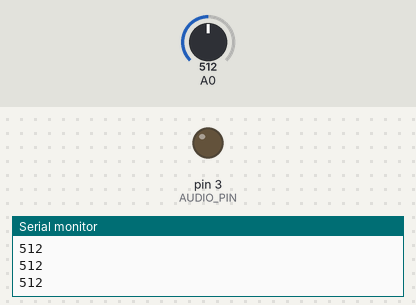
This sketch was run on a simulated Arduino Uno, built with avr-gcc and run on an emulated ATmega328P. Parts: output pins drawn as LEDs (lit = HIGH), the last lines printed to the serial monitor. Dashed ring = blinking. The test bench sets the inputs (shaded band); at power-on: A0 = 512.

Above: at 1.2 s.
1.3 s: A0 set to 105
2.8 s: A0 set to 91
At 2.88 s:
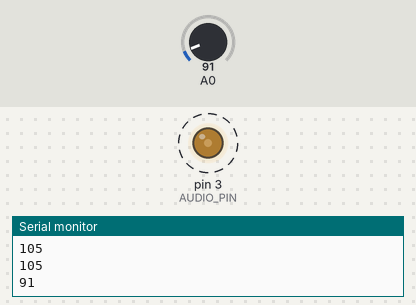
5.8 s: A0 set to 110
At 7.1 s:
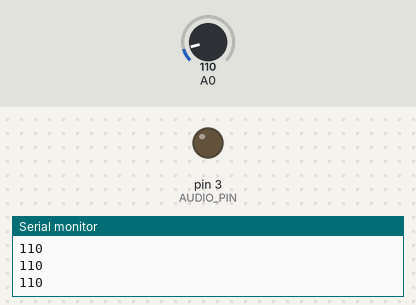
7.4 s: A0 set to 90
At 7.69 s:
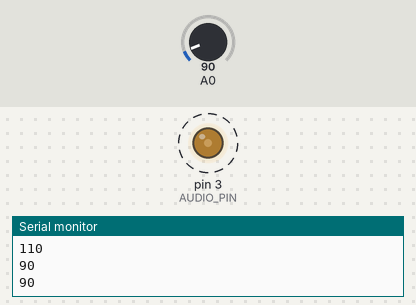
Timing chart, 0 to 11.4 s (numbered marks = the images above; inputs shaded):
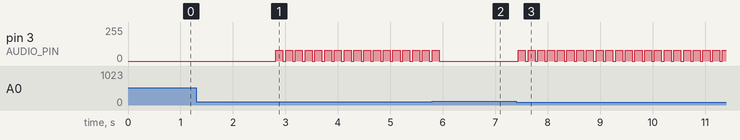

Measured:
- the behaviour switches between 100 and 99 on A0 (found by bisection; images 0 and 1)
- after the input at 2.8 s, pin 3 (AUDIO_PIN): alternates 80/255 for 0.14 s and 0/255 for 0.05 s, starting at once
- after the input at 5.8 s, pin 3 (AUDIO_PIN): goes on until 5.9 s, then stays 0/255
- after the input at 7.4 s, pin 3 (AUDIO_PIN): alternates 80/255 for 0.14 s and 0/255 for 0.05 s, starting at once

The sketch:

audio-try-2.ino
```cpp
#define AUDIO_PIN 3
#define LED_PIN 1
#define SENSOR_PIN 2

int audioInstantAmp;
int delayUs = 1000;
int delayDelta = 1;
bool isOff = false;
int ctr = 0;


void setup() {
  // put your setup code here, to run once:

  pinMode(AUDIO_PIN, OUTPUT);
  pinMode(LED_PIN, OUTPUT);

  pinMode(SENSOR_PIN, INPUT);
  pinMode(A0, INPUT);
  //audioInstantAmp=0;
  Serial.begin(9600);
  audioInstantAmp = 1;
}

void loop() {
  // put your main code here, to run repeatedly:

  delay(50);
  //analogWrite(AUDIO_PIN, 124);
  int sensorVal = analogRead(A0);

  Serial.println(sensorVal);

  if(sensorVal < 100) {

    analogWrite(AUDIO_PIN, 80);
    delay(max(sensorVal * 3/2, 10));
    analogWrite(AUDIO_PIN, 0);
  }

}
```
